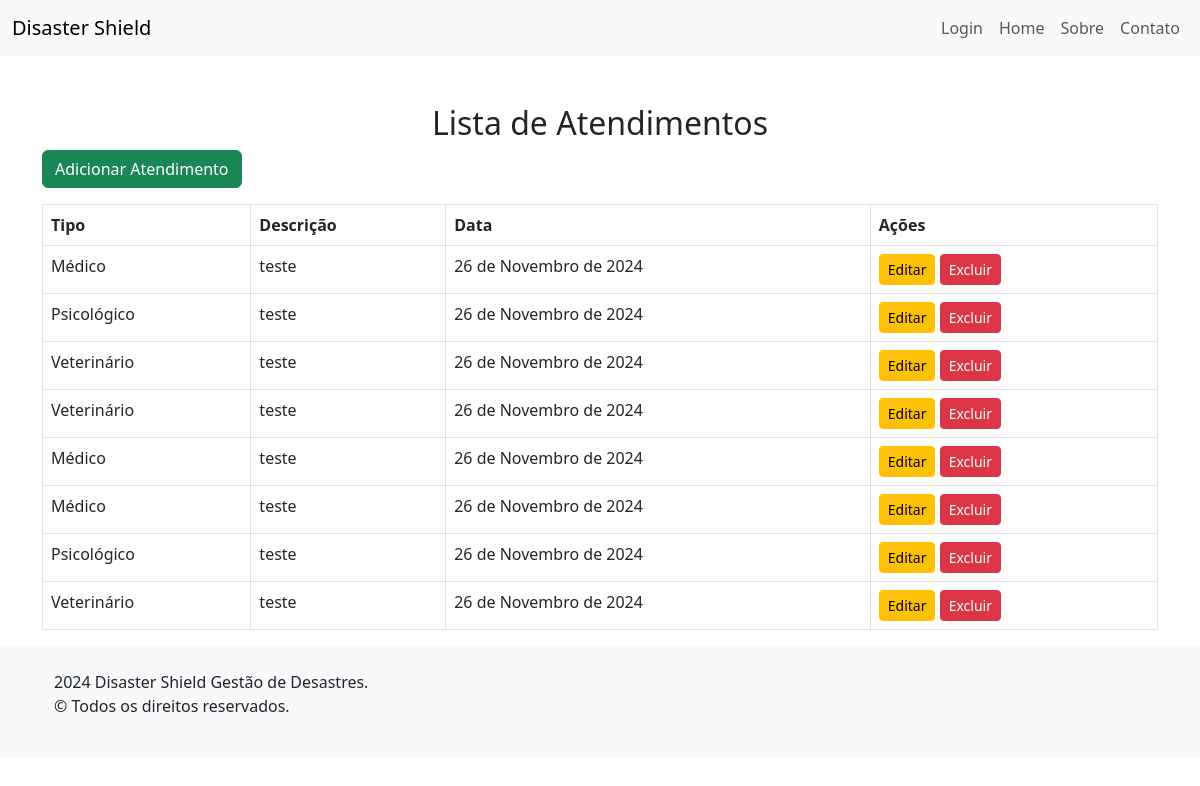
/atendimentos/, run on an earlier commit of the app's database.
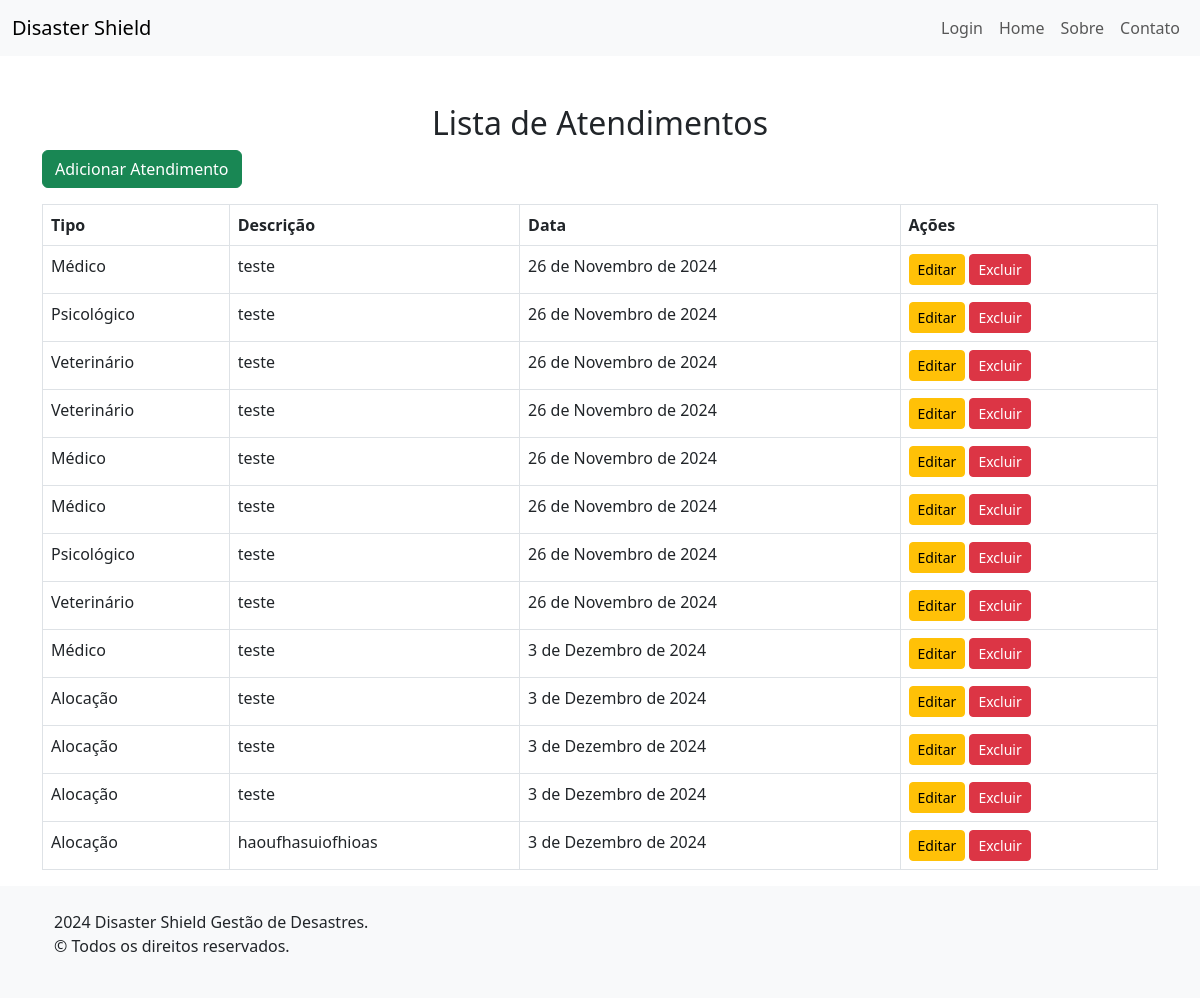
And on a later commit of the database.
### atendimentos/models.py (models this page shows, shortened)
class Atendimento(models.Model):
    TIPO_ATENDIMENTO_CHOICES = [
        ('Médico', 'Médico'),
        ('Psicológico', 'Psicológico'),
        ('Veterinário', 'Veterinário'),
        ('Alocação', 'Alocação'),
    ]
    tipo = models.CharField(max_length=20, choices=TIPO_ATENDIMENTO_CHOICES, default='Médico')
    descricao = models.TextField()
    data = models.DateField()
    medico = models.ForeignKey(
        Medico,
        null=True,
        blank=True,
        on_delete=models.SET_NULL,
        related_name="atendimentos_medico"
    )
    psicologo = models.ForeignKey(
        Psicologo,
        null=True,
        blank=True,
        on_delete=models.SET_NULL,
        related_name="atendimentos_psicologo"
    )
    veterinario = models.ForeignKey(
        Veterinario,
        null=True,
        blank=True,
        on_delete=models.SET_NULL,
        related_name="atendimentos_veterinario"
    )
    atendente = models.ForeignKey(
        Atendente,
        null=True,
        blank=True,
        on_delete = models.SET_NULL,
        related_name="atendente_alocação"
    )
    vitima_pessoa = models.ForeignKey(
        Pessoa,
        null=True,
        blank=True,
        on_delete=models.SET_NULL,
        related_name="atendimentos_pessoa"
    )
    vitima_pet = models.ForeignKey(
        PET,
        null=True,
        blank=True,
        on_delete=models.SET_NULL,
        related_name="atendimentos_pet"
    )
    abrigo = models.ForeignKey(
        Abrigo,
        null=True,
        blank=True,
        on_delete = models.SET_NULL,
        related_name="alocações_abrigo"
    )

### atendimentos/views.py (the view)
# urls.py: path('', AtendimentoListView.as_view(), name='atendimento_list'),
class AtendimentoListView(ListView):
    model = Atendimento
    template_name = 'atendimento_list.html'
    context_object_name = 'atendimentos'

### atendimentos/templates/atendimento_list.html (shortened to what this page needs)
{% extends "base.html" %}
{% block content %}
<div class="container mt-5">
    <h2 class="text-center">Lista de Atendimentos</h2>
    <div class="d-flex justify-content-between mb-3">
        <a href="{% url 'atendimento_create' %}" class="btn btn-success">Adicionar Atendimento</a>
    </div>
    <table class="table table-bordered table-hover">
        <thead class="thead-dark">
            <tr>
                <th>Tipo</th>
                <th>Descrição</th>
                <th>Data</th>
                <th>Ações</th>
            </tr>
        </thead>
        <tbody>
            {% if atendimentos %}
                {% for atendimento in atendimentos %}
                    <tr>
                        <td>{{ atendimento.tipo }}</td>
                        <td>{{ atendimento.descricao }}</td>
                        <td>{{ atendimento.data }}</td>
                        <td>
                            <a href="{% url 'atendimento_update' atendimento.pk %}" class="btn btn-warning btn-sm">Editar</a>
                            <a href="{% url 'atendimento_delete' atendimento.pk %}" class="btn btn-danger btn-sm">Excluir</a>
                        </td>
                    </tr>
                {% endfor %}
            {% else %}
                <tr>
                    <td colspan="4" class="text-center">Nenhum atendimento cadastrado.</td>
                </tr>
            {% endif %}
        </tbody>
    </table>
</div>
{% endblock %}

What changed in the data, as far as the page shows it:
added Atendimento: tipo "Médico", descricao "teste", data "3 de Dezembro de 2024"
added Atendimento: tipo "Alocação", descricao "teste", data "3 de Dezembro de 2024"
added Atendimento: tipo "Alocação", descricao "teste", data "3 de Dezembro de 2024"
added Atendimento: tipo "Alocação", descricao "teste", data "3 de Dezembro de 2024"
added Atendimento: tipo "Alocação", descricao "haoufhasuiofhioas", data "3 de Dezembro de 2024"
